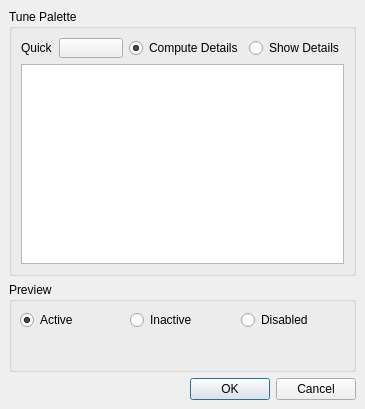
<ui version="4.0" >
 <comment>*********************************************************************
**
** Copyright (C) 2009 Nokia Corporation and/or its subsidiary(-ies).
** Contact: Nokia Corporation (qt-info@nokia.com)
**
** This file is part of the Qt Designer of the Qt Toolkit.
**
** $QT_BEGIN_LICENSE:LGPL$
** No Commercial Usage
** This file contains pre-release code and may not be distributed.
** You may use this file in accordance with the terms and conditions
** contained in the Technology Preview License Agreement accompanying
** this package.
**
** GNU Lesser General Public License Usage
** Alternatively, this file may be used under the terms of the GNU Lesser
** General Public License version 2.1 as published by the Free Software
** Foundation and appearing in the file LICENSE.LGPL included in the
** packaging of this file.  Please review the following information to
** ensure the GNU Lesser General Public License version 2.1 requirements
** will be met: http://www.gnu.org/licenses/old-licenses/lgpl-2.1.html.
**
** In addition, as a special exception, Nokia gives you certain
** additional rights.  These rights are described in the Nokia Qt LGPL
** Exception version 1.1, included in the file LGPL_EXCEPTION.txt in this
** package.
**
** If you have questions regarding the use of this file, please contact
** Nokia at qt-info@nokia.com.
**
**
**
**
**
**
**
**
** $QT_END_LICENSE$
**
*********************************************************************</comment>
 <class>qdesigner_internal::PaletteEditor</class>
 <widget class="QDialog" name="qdesigner_internal::PaletteEditor" >
  <property name="geometry" >
   <rect>
    <x>0</x>
    <y>0</y>
    <width>365</width>
    <height>409</height>
   </rect>
  </property>
  <property name="sizePolicy" >
   <sizepolicy>
    <hsizetype>7</hsizetype>
    <vsizetype>7</vsizetype>
    <horstretch>0</horstretch>
    <verstretch>0</verstretch>
   </sizepolicy>
  </property>
  <property name="windowTitle" >
   <string>Edit Palette</string>
  </property>
  <layout class="QVBoxLayout" >
   <property name="margin" >
    <number>9</number>
   </property>
   <property name="spacing" >
    <number>6</number>
   </property>
   <item>
    <widget class="QGroupBox" name="advancedBox" >
     <property name="minimumSize" >
      <size>
       <width>0</width>
       <height>0</height>
      </size>
     </property>
     <property name="maximumSize" >
      <size>
       <width>16777215</width>
       <height>16777215</height>
      </size>
     </property>
     <property name="title" >
      <string>Tune Palette</string>
     </property>
     <layout class="QGridLayout" >
      <property name="margin" >
       <number>9</number>
      </property>
      <property name="spacing" >
       <number>6</number>
      </property>
      <item row="0" column="1" >
       <widget class="QtColorButton" name="buildButton" >
        <property name="sizePolicy" >
         <sizepolicy>
          <hsizetype>7</hsizetype>
          <vsizetype>13</vsizetype>
          <horstretch>0</horstretch>
          <verstretch>0</verstretch>
         </sizepolicy>
        </property>
        <property name="text" >
         <string/>
        </property>
       </widget>
      </item>
      <item row="1" column="0" colspan="4" >
       <widget class="QTreeView" name="paletteView" >
        <property name="minimumSize" >
         <size>
          <width>0</width>
          <height>200</height>
         </size>
        </property>
       </widget>
      </item>
      <item row="0" column="3" >
       <widget class="QRadioButton" name="detailsRadio" >
        <property name="text" >
         <string>Show Details</string>
        </property>
       </widget>
      </item>
      <item row="0" column="2" >
       <widget class="QRadioButton" name="computeRadio" >
        <property name="text" >
         <string>Compute Details</string>
        </property>
        <property name="checked" >
         <bool>true</bool>
        </property>
       </widget>
      </item>
      <item row="0" column="0" >
       <widget class="QLabel" name="label" >
        <property name="text" >
         <string>Quick</string>
        </property>
       </widget>
      </item>
     </layout>
    </widget>
   </item>
   <item>
    <widget class="QGroupBox" name="GroupBox126" >
     <property name="sizePolicy" >
      <sizepolicy>
       <hsizetype>5</hsizetype>
       <vsizetype>7</vsizetype>
       <horstretch>0</horstretch>
       <verstretch>0</verstretch>
      </sizepolicy>
     </property>
     <property name="title" >
      <string>Preview</string>
     </property>
     <layout class="QGridLayout" >
      <property name="margin" >
       <number>8</number>
      </property>
      <property name="spacing" >
       <number>6</number>
      </property>
      <item row="0" column="2" >
       <widget class="QRadioButton" name="disabledRadio" >
        <property name="text" >
         <string>Disabled</string>
        </property>
       </widget>
      </item>
      <item row="0" column="1" >
       <widget class="QRadioButton" name="inactiveRadio" >
        <property name="text" >
         <string>Inactive</string>
        </property>
       </widget>
      </item>
      <item row="0" column="0" >
       <widget class="QRadioButton" name="activeRadio" >
        <property name="text" >
         <string>Active</string>
        </property>
        <property name="checked" >
         <bool>true</bool>
        </property>
       </widget>
      </item>
      <item row="1" column="0" colspan="3" >
       <widget class="qdesigner_internal::PreviewFrame" native="1" name="previewFrame" >
        <property name="sizePolicy" >
         <sizepolicy>
          <hsizetype>7</hsizetype>
          <vsizetype>7</vsizetype>
          <horstretch>0</horstretch>
          <verstretch>0</verstretch>
         </sizepolicy>
        </property>
       </widget>
      </item>
     </layout>
    </widget>
   </item>
   <item>
    <widget class="QDialogButtonBox" name="buttonBox" >
     <property name="orientation" >
      <enum>Qt::Horizontal</enum>
     </property>
     <property name="standardButtons" >
      <set>QDialogButtonBox::Cancel|QDialogButtonBox::NoButton|QDialogButtonBox::Ok</set>
     </property>
    </widget>
   </item>
  </layout>
 </widget>
 <customwidgets>
  <customwidget>
   <class>QtColorButton</class>
   <extends>QToolButton</extends>
   <header>qtcolorbutton.h</header>
  </customwidget>
  <customwidget>
   <class>qdesigner_internal::PreviewFrame</class>
   <extends>QWidget</extends>
   <header>previewframe.h</header>
  </customwidget>
 </customwidgets>
 <resources/>
 <connections>
  <connection>
   <sender>buttonBox</sender>
   <signal>accepted()</signal>
   <receiver>qdesigner_internal::PaletteEditor</receiver>
   <slot>accept()</slot>
   <hints>
    <hint type="sourcelabel" >
     <x>180</x>
     <y>331</y>
    </hint>
    <hint type="destinationlabel" >
     <x>134</x>
     <y>341</y>
    </hint>
   </hints>
  </connection>
  <connection>
   <sender>buttonBox</sender>
   <signal>rejected()</signal>
   <receiver>qdesigner_internal::PaletteEditor</receiver>
   <slot>reject()</slot>
   <hints>
    <hint type="sourcelabel" >
     <x>287</x>
     <y>329</y>
    </hint>
    <hint type="destinationlabel" >
     <x>302</x>
     <y>342</y>
    </hint>
   </hints>
  </connection>
 </connections>
</ui>
